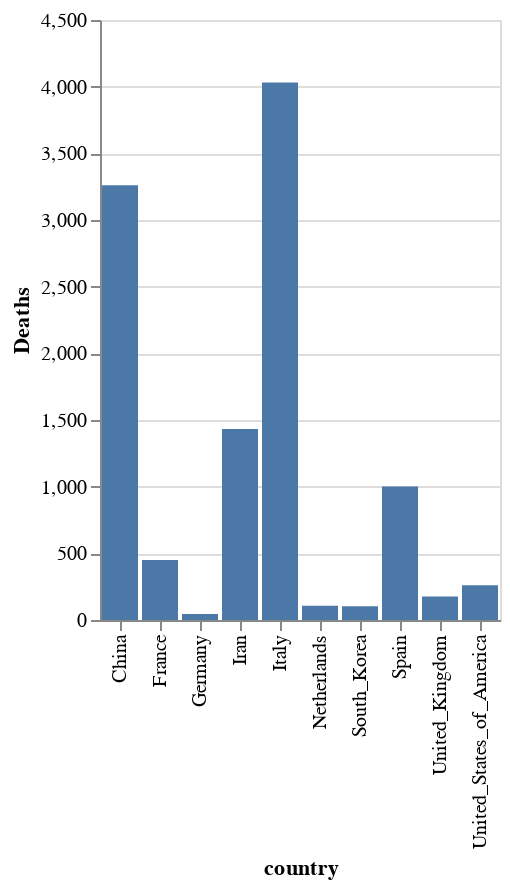

This figure's notebook cell:
### Code cell
alt.renderers.enable('default')
top_deaths_chart = alt.Chart(top_deaths_country).mark_bar().encode(
    x='country',
    y='Deaths'
)
top_deaths_chart

### Figure 1 — Vega-Lite specification as saved in the notebook (floating-point values rounded to 4 significant figures)
{"config": {"view": {"continuousWidth": 400, "continuousHeight": 300}}, "data": {"name": "data-7211faaaa7f73e5e057968163381d66c"}, "mark": "bar", "encoding": {"x": {"type": "nominal", "field": "country"}, "y": {"type": "quantitative", "field": "Deaths"}}, "$schema": "https://vega.github.io/schema/vega-lite/v4.0.2.json", "datasets": {"data-7211faaaa7f73e5e057968163381d66c": [{"country": "Italy", "Cases": 47021, "Deaths": 4032, "prct_deaths_per_case": 8.575}, {"country": "China", "Cases": 81416, "Deaths": 3261, "prct_deaths_per_case": 4.005}, {"country": "Iran", "Cases": 19644, "Deaths": 1433, "prct_deaths_per_case": 7.295}, {"country": "Spain", "Cases": 19980, "Deaths": 1002, "prct_deaths_per_case": 5.015}, {"country": "France", "Cases": 12612, "Deaths": 450, "prct_deaths_per_case": 3.568}, {"country": "United_States_of_America", "Cases": 19624, "Deaths": 260, "prct_deaths_per_case": 1.325}, {"country": "United_Kingdom", "Cases": 3983, "Deaths": 177, "prct_deaths_per_case": 4.444}, {"country": "Netherlands", "Cases": 2994, "Deaths": 106, "prct_deaths_per_case": 3.54}, {"country": "South_Korea", "Cases": 8799, "Deaths": 103, "prct_deaths_per_case": 1.171}, {"country": "Germany", "Cases": 18323, "Deaths": 45, "prct_deaths_per_case": 0.2456}]}}
